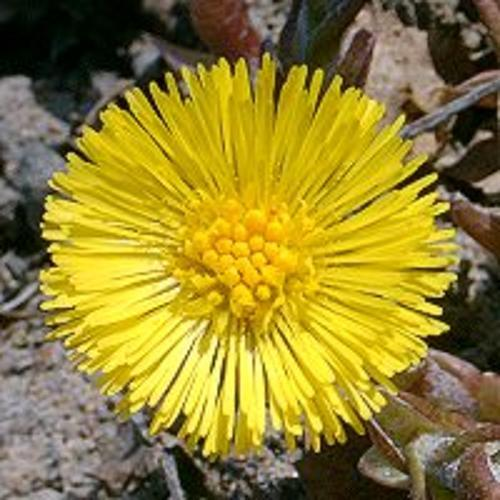
#> input picture dataset/train/image_04019.jpg, 500 x 500 px; its folder holds only this picture in this run
$ jupyter execute --allow-errors Homework1_eigenflowers.ipynb
#> lines starting #> are read from the running program, lines starting #| are printed output that depends on the picture
# Homework 1: Eigenflowers (PCA on Images)

This notebook walks through an **end-to-end PCA pipeline** on a non-face image dataset (e.g., **Oxford 102 Flowers**).
You will:
- Preprocess images (grayscale, resize, flatten)
- Build the data matrix `A` (pixels × samples)
- Compute PCA via **dual trick** (`L = AᵀA / M`) **or** via **thin SVD**
- Visualize the **mean image** and **top eigenimages** ("eigenflowers")
- Reconstruct images using the top-k components and evaluate error

> **For homework 1:** This notebook is commented and includes **TODO** markers.
> Please add your implementation where the **TODO** markers are, including code and Markdown cells.

## 0) Environment & Imports

We will use the standard scientific Python packages (`numpy`, `PIL`, `matplotlib`) along with `hashlib`.
Note that each student should have their own unique seed for repeatability.
Make sure your kernel uses Python ≥ 3.8.

[cell 1]
# Imports
import os
import numpy as np
import hashlib
from PIL import Image
import matplotlib.pyplot as plt

# Set a fixed random seed (given for each student) for reproducibility
# **TODO** set your own fixed token with the ***last 4 digits of your UB person number***
# Reproducibility via TOKEN
TOKEN = "9176"  # unique token per student
SEED = int(hashlib.sha256(TOKEN.encode()).hexdigest(), 16) % (10**6)
print("SEED:", SEED)

# Matplotlib defaults (no specific colors)
plt.rcParams["figure.figsize"] = (5, 4)
plt.rcParams["axes.grid"] = True

## 1) Point to your dataset

- Download and extract **Flowers dataset** (from the given image folder) locally.
- Set `DATA_DIR` to the folder containing the training images.
- Choose a target size (e.g., **64×64**) and an optional cap on images for quick experiments.

[cell 2]
# === YOUR INPUTS ===
DATA_DIR = "./dataset/train"   # <-- TODO: set this to your local training data path
OUTPUT_SIZE = (64, 64)         # TODO: you can try (32, 32) for speed
MAX_IMAGES = 100               # TODO: set an int (e.g., 10) to cap for quick tests

## 2) Preprocessing helpers

We have small utilities for you to:
- Walk the dataset directory
- Convert to **grayscale**
- **Resize** to the same size
- **Flatten** to vectors and **normalize** to `[0,1]`
- Stack as columns into the data matrix **A** of shape `(pixels, M)`

[cell 3]
def load_and_preprocess(data_dir, size=(64, 64), max_images=None):
    '''
    Load images recursively from 'data_dir'.
    Convert to grayscale, resize to 'size', flatten, normalize to [0,1].
    Returns:
      A: np.ndarray shape (pixels, M)  -- data matrix (columns are images)
      paths: list[str]                 -- list of file paths used (length M)
    '''
    vectors = []
    paths = []
    for root, _, files in os.walk(data_dir):
        for fn in files:
            if fn.lower().endswith(('.jpg', '.jpeg', '.png', '.bmp', '.tif', '.tiff')):
                path = os.path.join(root, fn)
                try:
                    img = Image.open(path).convert('L').resize(size)  # grayscale + resize
                    vec = np.asarray(img, dtype=np.float32).flatten() / 255.0
                    vectors.append(vec)
                    paths.append(path)
                    if max_images is not None and len(vectors) >= max_images:
                        break
                except Exception as e:
                    print(f"[warn] Skipping {path}: {e}")
        if max_images is not None and len(vectors) >= max_images:
            break

    if not vectors:
        raise RuntimeError("No images found. Check your DATA_DIR and file extensions.")

    A = np.column_stack(vectors)  # shape: (pixels, M)
    return A, paths

# Quick test on function signature (no execution yet).
print("Helper 'load_and_preprocess' defined.")

## 3) Load & preprocess images

You may want to use only a small number of images and make them small (32x32) while coding and debugging

[cell 4]
# TODO: Uncomment to run when DATA_DIR is set correctly.
A, paths = load_and_preprocess(DATA_DIR, size=OUTPUT_SIZE, max_images=MAX_IMAGES)
#> in load_and_preprocess, `img = Image.open(path).convert('L').resize(size)`:
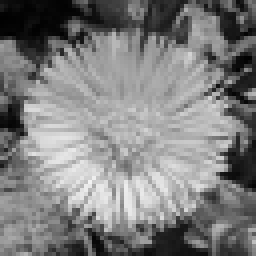
#> img: PIL image 64x64 L (shown 4 times larger); min 1, max 242, mean 126.3
#> in load_and_preprocess, `vec = np.asarray(img, dtype=np.float32).flatten() / 255.0`: vec = 4096 values, max 0.949 at index 2902, min 0.00392 at index 256, mean 0.495
#> in load_and_preprocess, `A = np.column_stack(vectors)`: A has the same summary as vec
#> A has the same summary as vec in load_and_preprocess; paths = ['./dataset/train/image_04019.jpg']
print("A.shape (pixels x M):", A.shape)
#| A.shape (pixels x M): (4096, 1)
print("Example paths (first 3):", paths[:3])
#| Example paths (first 3): ['./dataset/train/image_04019.jpg']

## 4) TODO: Mean image & centering

PCA expects **mean-centered** data.
- Compute the **mean image** across columns of `A`
- Subtract it from each column to get `A_centered`

[cell 5]
# TODO: Compute the mean image and obtain `A_centered` from the `A` built in the cell above
# Then plot your mean image to ensure it looks like a flower... somewhat...
#

mean_image = np.mean(A, axis=1)    #getting mean image
#> mean_image has the same summary as vec in load_and_preprocess


A_centered = A - mean_image.reshape(-1, 1)      #subtracting mean from each column of a to get centered
#> A_centered = 4096 values from 0 to 0


#plotting to check

plt.figure(figsize=(6, 6))

mean_img_rs = mean_image.reshape(OUTPUT_SIZE)

plt.imshow(mean_img_rs, cmap='gray')

plt.title('Mean Image')
plt.axis('off')

plt.show()


print(f"{A_centered.shape}")
#| (4096, 1)


print(f"{mean_image.shape}")
#| (4096,)

## 5) TODO: Implement PCA (Method 1): Thin SVD

Compute SVD of `A_centered` directly:
You can use the `SVD` function from the `linalg` library in numpy
> $A_{\text{centered}} = U \Sigma V^\top$

- Covariance eigenvalues: $\lambda_i = \frac{1}{M}\sigma_i^2$
- Eigenimages (eigenvectors) are the columns of $U$

> **This metod is often numerically preferred as it is more stable**

[cell 6]
def pca_svd(A_centered, num_components=None):
    '''
    PCA via thin SVD.
    Returns:
      U_k: eigenimages (pixels x k), orthonormal columns
      eigvals_k: covariance eigenvalues (length k), sorted desc
    '''
    #TODO - enter your code here...

    U, s, Vt = np.linalg.svd(A_centered, full_matrices=False)


    M = A_centered.shape[1]

    eigvals = (s**2)/M

    if num_components is not None:
        U = U[:, :num_components]
        eigvals = eigvals[:num_components]


    return U, eigvals

print("Helper 'pca_svd' defined.")

## 6) TODO: PCA (Method 2a): Dual trick

Compute eigenpairs of the small **sample–sample** $L$ matrix given $A_{\text{centered}}$:

$L = \frac{1}{M} A^\top A \in \mathcal{R}^{M \times M}$,

- Solve $L v_i = \lambda_i v_i$; You can use the prebuilt linear algebra $\texttt{eigvals, V = np.linalg.eigh}$ function call
- This will return the eigen values and vectors in $\textbf{ascending}$ order; you want to reverse this order
- Now map this back into the feature space: $u_i = A_{\text{centered}}\; v_i$
- Normalize each $u_i$ to unit length

[cell 7]
def pca_dual(A_centered, num_components=None):
    '''
    PCA via dual trick: eigendecompose L = (A^T A)/M, then map back to feature space.
    Returns:
      U: eigenimages as columns (pixels x k), unit-norm
      eigvals: covariance eigenvalues (length k), sorted desc
    '''
    #TODO - enter your code here...

    M = A_centered.shape[1]

    L = np.dot(A_centered.T, A_centered)/M


    eigvals, V = np.linalg.eigh(L)

    eigvals = eigvals[::-1]
    V = V[:, ::-1]


    U = np.dot(A_centered, V)

    for i in range(U.shape[1]):

        U[:, i] = U[:, i] / np.linalg.norm(U[:, i])


    if num_components is not None:

        U = U[:, :num_components]
        eigvals = eigvals[:num_components]


    return U, eigvals

print("Helper 'pca_dual' defined.")

## 7) TODO: PCA (Method 2b): Dual trick + Eigendecomposition using the Power Method

Again we want to compute eigenpairs of the $L$ matrix, but this time we will use the **power method**:

- We again want to solve $L v_i = \lambda_i v_i$
- We will implement our own version of the power method
>   We will write 2 auxilliary functions to aid with this
- Like before, the power method will return the eigen values and vectors, but in descending order
- Now map this back into the feature space: $u_i = A_{\text{centered}}\; v_i$
- Normalize each $u_i$ to unit length

### Aux 1) TODO: The Power Method for the most dominant eigenpair (single)
$\textbf{GOAL:}$ Approximate the dominant eigenvalue $\lambda_{\max}$ and corresponding eigenvector $v_{\max}$ of a matrix $L \in \mathbb{R}^{m \times m}$.

PSEUDOCODE FOR POWER METHOD:
1. Create a random vector $x_0$ of length $\texttt{L.shape[0]}$
   - Normalize the vector via $\frac{x_0}{\|x_0\|}$
   - Set $\lambda_0 = 0.0$ <br>

2. For $k = 1, 2, \dots, \texttt{num\_iter}$
    - Multiply: $y_k = L x_{k-1}$
    - Normalize: $x_k = \tfrac{y_k}{\|y_k\|}$
    - Rayleigh quotient: $\lambda_k = x_k^\top L x_k$
    - if $|\lambda_k - \lambda_{k-1}| \le \epsilon$; BREAK

3. Output $(\lambda_k, x_k)$ as approximation of the dominant eigenpair.

$\textbf{Note:}$ these are all matrix multiplications - use the operator "@"

[cell 8]
def power_method_sym(L, num_iters=200, tol=1e-12, x0=None):

  '''
    power_method_sym takes a symmetrical matrix L, the number of iterations and a tolerance value
    Returns:
      lam: the most domainant eigenvalue of L
      x: the correspondng eigenvector
    '''
    #TODO - enter your code here...

  if x0 is None:
        x0 = np.random.randn(L.shape[0])

  x = x0/np.linalg.norm(x0)
  lam = 0.0


  for k in range(num_iters):

        y = L @ x


        x = y/np.linalg.norm(y)


        lam_new = x.T @ L @ x


        if abs(lam_new - lam) <= tol:

            break

        lam = lam_new


  return lam, x

### Aux 2) TODO: The Power Method to compute the top-k eigenpairs of L (symmetrical)

$k = \min(k, m)$; where $m$ is $\texttt{L.shape[0]}$

For $i = 1, 2, \dots, k$
   - call $\lambda_k, v_k =$ power_method_sym$(L)$
   - next perform a $\textbf{rank-1 deflation}$ of $L$:
      - set $L \leftarrow L - \lambda_k v_k v_k^\top$
      - repeat the power method on deflations of $L$ to get the remaining eigenpairs in a descending order of $\lambda$'s

[cell 9]
def power_method_sym_allk(L, k=None, num_iters=200, tol=1e-8, sort_by_abs=True):
    """
    Compute the top-k eigenpairs of a symmetric matrix L using power iteration with deflation.
    """
    #TODO - enter your code here...

    m = L.shape[0]


    if k is None:

        k = m

    k = min(k, m)

    V = []


    lambdas = []

    L_work = L.copy()


    for i in range(k):

        lam, v = power_method_sym(L_work, num_iters=num_iters, tol=tol)

        lambdas.append(lam)

        V.append(v.copy())


        L_work = L_work - lam * np.outer(v, v)


    lambdas = np.array(lambdas)

    V = np.column_stack(V)


    return lambdas, V

### TODO: Now implement pca_dualpower

Use the the same signature as the other PCA calls; use your auxilliary methods and have the same return values

[cell 10]
def pca_dualpower(A_centered, num_components=None):
    '''
    PCA via dual trick: using your own handwritten Power Method
    Returns:
      U: eigenimages as columns (pixels x k), unit-norm
      eigvals: covariance eigenvalues (length k), sorted desc
    '''
    #TODO - enter your code here...

    M = A_centered.shape[1]

    L = (A_centered.T @ A_centered)/M

    eigvals, V = power_method_sym_allk(L, k=num_components)

    U = A_centered @ V

    for i in range(U.shape[1]):

        U[:, i] = U[:, i]/np.linalg.norm(U[:, i])

    return U, eigvals

print("Helper 'pca_dualpower' defined.")

### 8) TODO: Compute your eigenflowers using each of the 3 PCA methods (1:thin SVD, 2:dual method, 3:dual with power method)

[cell 11]
# TODO: Uncomment and run after you have defined the processes above
U1, eigvals1 = pca_svd(A_centered, num_components=None)
#> in pca_svd, `U, s, Vt = np.linalg.svd(A_centered, full_matrices=False)`: U = 4096 values, max 1 at index 0, min 0 at index 1, mean 0.000244; s = [0]; Vt = [1]
#> in pca_svd, `eigvals = (s**2)/M`: eigvals = [0]
#> U1 has the same summary as U in pca_svd; eigvals1 = [0]
print("U1.shape (pixels x k):", U1.shape)
#| U1.shape (pixels x k): (4096, 1)
print("eigvals1.shape:", eigvals1.shape)
#| eigvals1.shape: (1,)

U2, eigvals2 = pca_dual(A_centered, num_components=None)
#> in pca_dual, `eigvals, V = np.linalg.eigh(L)`: V = [1]
#> in pca_dual, `U = np.dot(A_centered, V)`: U = 4096 values from 0 to 0
#> eigvals2 = [0]
print("U2.shape (pixels x k):", U2.shape)
#| U2.shape (pixels x k): (4096, 1)
print("eigvals2.shape:", eigvals2.shape)
#| eigvals2.shape: (1,)

U3, eigvals3 = pca_dualpower(A_centered, num_components=None)
#> the loop in power_method_sym_allk, `for i in range(k): ` made 1 pass
#> (lam, v, L_work) on pass 1: (nan, [nan], [nan])
#> after the loop in power_method_sym_allk, `for i in range(k):`: V = [[nan]]; lambdas = [nan]
#> eigvals3 = [nan]
print("U3.shape (pixels x k):", U3.shape)
#| U3.shape (pixels x k): (4096, 1)
print("eigvals3.shape:", eigvals3.shape)
#| eigvals3.shape: (1,)

## 9) Visualize the top eigenflowers

[cell 12]
def show_eigenimages(U, size, k=6, title_prefix="Eigenimage"):
    k = min(k, U.shape[1])
    if k <= 0:
        print("[warn] No eigenimages to display.")
        return
    fig, axes = plt.subplots(1, k, figsize=(2.2*k, 2.8))
    if k == 1:
        axes = [axes]
    for i in range(k):
        axes[i].imshow(U[:, i].reshape(size[::-1]), cmap="gray")
        axes[i].set_title(f"{title_prefix} {i+1}")
        axes[i].axis("off")
    plt.tight_layout()
    plt.show()

# Run after U1, U2, U3 are available
show_eigenimages(U3, OUTPUT_SIZE, k=6, title_prefix="Eigenflower")
#> in show_eigenimages, `plt.show()`:
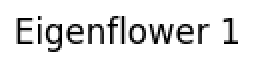
#> figure drawn by matplotlib, 1 panel

## 10) TODO: Reconstruction with top-k components

Pick one image, project onto top-k eigenimages, and reconstruct.
Display your reconstructions
Observe how reconstruction improves as k increases.

[cell 13]
# [17 lines left out: function reconstruct_with_k, not called in this run]

#choose an image index and k (components) list
j = 11
ks = [5, 10, 15, 20, 25, 30]


TEST_DIR = "./dataset/test"
#Load the test images
#> (the rest of this cell did not finish here and is left out)

B_centered = B - mean_image[:, None] # remeber the mean image must be from A

# TODO: Uncomment and run on a training image in A, after it is centered; A_centered, U, and mean_image exist
orig = A[:, j]
x = A_centered[:, j]
#then run on the test data
orig = B[:, j]
x = B_centered[:, j]
#

recons_x = []
mses = []
for k in ks:
    r = reconstruct_with_k(U3, mean_image, x, k)
    recons_x.append(r)
    mses.append(float(np.mean((orig - r)**2)))

# # Plot original + reconstructions
cols = len(ks) + 1
plt.figure(figsize=(2.2*cols, 2.8))
ax = plt.subplot(1, cols, 1)
ax.imshow(orig.reshape(OUTPUT_SIZE[::-1]), cmap="gray")
ax.set_title("Original")
ax.axis("off")
for i, (k, r, mse) in enumerate(zip(ks, recons_x, mses), start=2):
    ax = plt.subplot(1, cols, i)
    ax.imshow(r.reshape(OUTPUT_SIZE[::-1]), cmap="gray")
    ax.set_title(f"k={k}\nMSE={mse:.4f}")
    ax.axis("off")
plt.tight_layout()
plt.show()

# # Error curve
plt.figure(figsize=(5,3))
plt.plot(ks, mses, marker="o")
plt.xlabel("Number of components (k)")
plt.ylabel("Reconstruction MSE")
plt.title("Reconstruction error vs k")
plt.grid(True, alpha=0.3)
plt.tight_layout()
plt.show()

## 11) TODO: Explained variance; plot the cummulative explained variance

Plot how much variation is captured by the first k components.

$EVR_k = \frac{\lambda_k}{\sum_{i=1}^p \lambda_i}$

Cummulative $EVR_m = \frac{\sum_{k=1}^m \lambda_k}{\sum_{i=1}^p \lambda_i}$

Plot $EVR_m$ at every $m$

[cell 14]
#####
#TODO - enter your code here to solve for cummu, the cummlative EVR


eigenvals = eigvals1
#> eigenvals = [0]

total_variance = np.sum(eigenvals)
#> total_variance = 0

evr = eigenvals/total_variance
#> evr = [nan]

cummu = np.cumsum(evr)
#> cummu = [nan]

#plot cummu
plt.figure(figsize=(6,3.5))
plt.plot(np.arange(1, len(cummu)+1), cummu, marker='o')
plt.xlabel("Number of components (k)")
plt.ylabel("Cumulative explained variance")
plt.title("Explained variance vs components")
plt.grid(True, alpha=0.3)
plt.tight_layout()
plt.show()
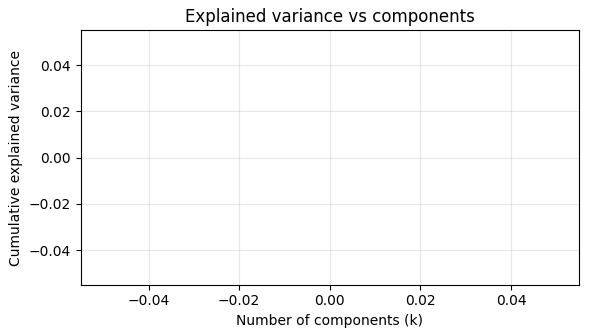
#> figure drawn by matplotlib, 1 panel

## 12) TODO: Feature Mapping
- Explain how this approach can be used for feature extraction - you can explain that here...

- What exactly are the features and how do we obtain them here?

[cell 15]
'''
        This method or approach can be used in cases and problems with data that might have a large number of dimnesions to reduce it significantly
        to lesser number of dimensions while still preserving important ascpects and information.

        The features initially would be the pixel values for each of the images.

        We can also attempt to get pca scores and use them as meaningful features.

        Pixels can be extracted from an image in the strandard way and set into a matix for representation.

        To obtain the features for an image, we would have to center it (x_centered = x - mean_image), and then project onto the top-k eigenimages.
        The coeffiencts/features might capture or maintian information about important and significant variations in the data.
'''

[cell 16]
# BONUS

from sklearn.manifold import TSNE
from sklearn.preprocessing import StandardScaler


data_for_tsne = A_centered.T


n_components_tsne = min(50, A_centered.shape[1])
U_50, _ = pca_svd(A_centered, num_components=n_components_tsne)
#> U_50 = 4096 values, max 1 at index 0, min 0 at index 1, mean 0.000244


pca_features = U_50.T @ A_centered
#> pca_features = [0]
data_for_tsne = pca_features.T
#> data_for_tsne = [0]


tsne = TSNE(n_components=2, random_state=SEED, perplexity=min(30, data_for_tsne.shape[0]-1))

#> (the rest of this cell did not finish here and is left out)

$ run again, on dataset/train/image_04071.jpg
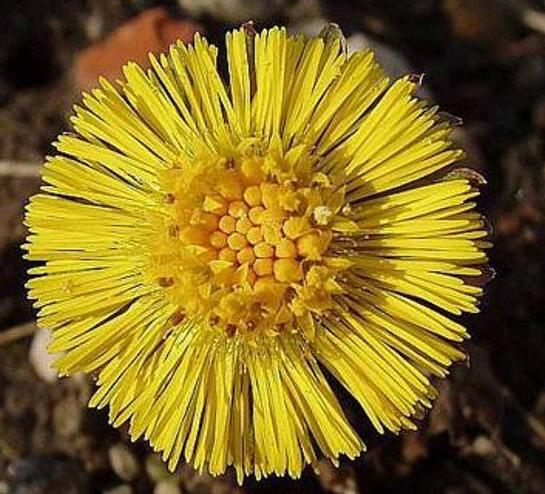
#> input picture dataset/train/image_04071.jpg, 545 x 494 px
#> in load_and_preprocess, `img = Image.open(path).convert('L').resize(size)`:
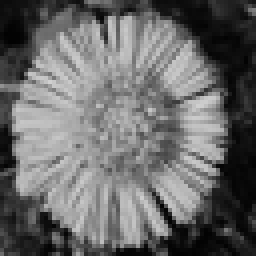
#> img: PIL image 64x64 L (shown 4 times larger); min 2, max 208, mean 105.3
#> vec = 4096 values, max 0.816 at index 1292, min 0.00784 at index 513, mean 0.413
#> in load_and_preprocess, `A = np.column_stack(vectors)`: A has the same summary as vec
#> `A, paths = load_and_preprocess(DATA_DIR, size=OUTPUT_SIZE, max_images=..`: A has the same summary as vec in load_and_preprocess; paths = ['./dataset/train/image_04071.jpg']
#| A.shape (pixels x M): (4096, 1)
#| Example paths (first 3): ['./dataset/train/image_04071.jpg']
#> mean_image has the same summary as vec in load_and_preprocess
#> A_centered = 4096 values from 0 to 0
#| (4096, 1)
#| (4096,)
#> in pca_svd, `U, s, Vt = np.linalg.svd(A_centered, full_matrices=False)`: U = 4096 values, max 1 at index 0, min 0 at index 1, mean 0.000244; s = [0]; Vt = [1]
#> in pca_svd, `eigvals = (s**2)/M`: eigvals = [0]
#> U1 has the same summary as U in pca_svd
#| U1.shape (pixels x k): (4096, 1)
#| eigvals1.shape: (1,)
#> in pca_dual, `eigvals, V = np.linalg.eigh(L)`: V = [1]
#> in pca_dual, `U = np.dot(A_centered, V)`: U = 4096 values from 0 to 0
#> eigvals2 = [0]
#| U2.shape (pixels x k): (4096, 1)
#| eigvals2.shape: (1,)
#> the loop in power_method_sym_allk, `for i in range(k): ` made 1 pass
#> (lam, v, L_work) on pass 1: (nan, [nan], [nan])
#> after the loop in power_method_sym_allk, `for i in range(k):`: V = [[nan]]; lambdas = [nan]
#| U3.shape (pixels x k): (4096, 1)
#| eigvals3.shape: (1,)
#> eigenvals = [0]
#> total_variance = 0
#> evr = [nan]
#> U_50 = 4096 values, max 1 at index 0, min 0 at index 1, mean 0.000244
#> pca_features = [0]

$ run again, on dataset/train/image_05087.jpg
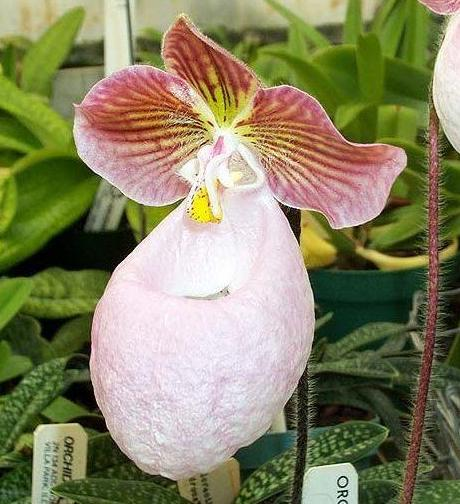
#> input picture dataset/train/image_05087.jpg, 460 x 504 px
#> in load_and_preprocess, `img = Image.open(path).convert('L').resize(size)`:
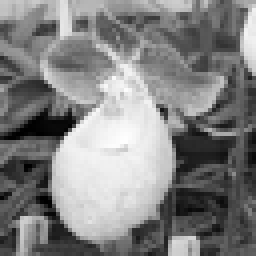
#> img: PIL image 64x64 L (shown 4 times larger); min 0, max 254, mean 129.6
#> vec = 4096 values, max 0.996 at index 2207, min 0 at index 2054, mean 0.508
#> in load_and_preprocess, `A = np.column_stack(vectors)`: A has the same summary as vec
#> `A, paths = load_and_preprocess(DATA_DIR, size=OUTPUT_SIZE, max_images=..`: A has the same summary as vec in load_and_preprocess; paths = ['./dataset/train/image_05087.jpg']
#| A.shape (pixels x M): (4096, 1)
#| Example paths (first 3): ['./dataset/train/image_05087.jpg']
#> mean_image has the same summary as vec in load_and_preprocess
#> A_centered = 4096 values from 0 to 0
#| (4096, 1)
#| (4096,)
#> in pca_svd, `U, s, Vt = np.linalg.svd(A_centered, full_matrices=False)`: U = 4096 values, max 1 at index 0, min 0 at index 1, mean 0.000244; s = [0]; Vt = [1]
#> in pca_svd, `eigvals = (s**2)/M`: eigvals = [0]
#> U1 has the same summary as U in pca_svd
#| U1.shape (pixels x k): (4096, 1)
#| eigvals1.shape: (1,)
#> in pca_dual, `eigvals, V = np.linalg.eigh(L)`: V = [1]
#> in pca_dual, `U = np.dot(A_centered, V)`: U = 4096 values from 0 to 0
#> eigvals2 = [0]
#| U2.shape (pixels x k): (4096, 1)
#| eigvals2.shape: (1,)
#> the loop in power_method_sym_allk, `for i in range(k): ` made 1 pass
#> (lam, v, L_work) on pass 1: (nan, [nan], [nan])
#> after the loop in power_method_sym_allk, `for i in range(k):`: V = [[nan]]; lambdas = [nan]
#| U3.shape (pixels x k): (4096, 1)
#| eigvals3.shape: (1,)
#> eigenvals = [0]
#> total_variance = 0
#> evr = [nan]
#> U_50 = 4096 values, max 1 at index 0, min 0 at index 1, mean 0.000244
#> pca_features = [0]
